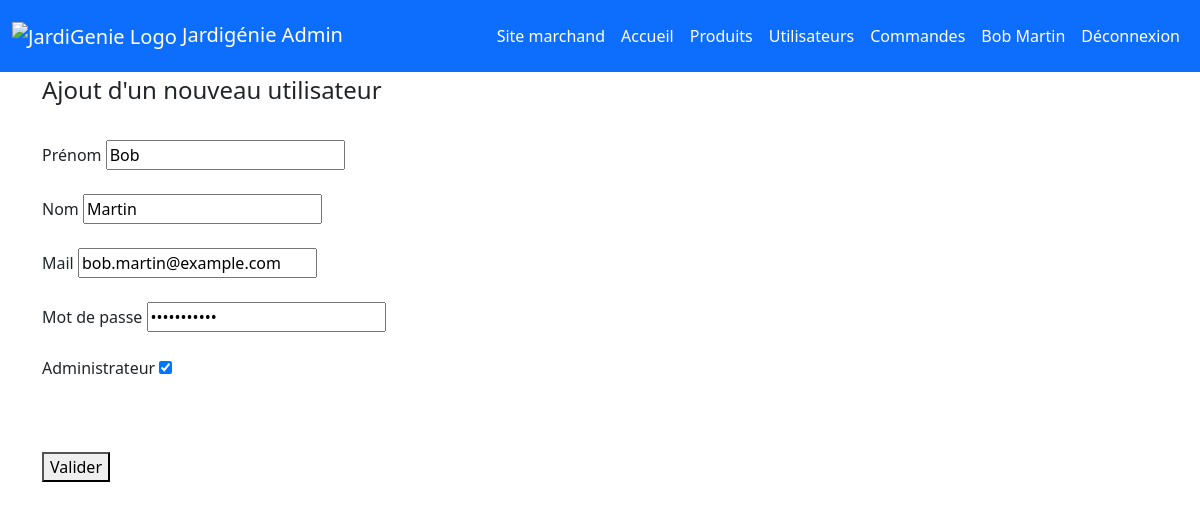
/back_office/index.php?route=editUser&id=2 (signed in), run on the app's committed database.
### tables this page shows
CREATE TABLE users (
    user_id INT AUTO_INCREMENT PRIMARY KEY, 
    first_name VARCHAR(255),
    last_name VARCHAR(255),
    mail VARCHAR(255),
    password VARCHAR(255),
    register_date DATE,
    is_admin BOOLEAN 
);

### back_office/controllers/UserController.php (called while the page is built, shortened)
<?php
class UserController {
    public function displayFormEditUser ($id) {
        $route = 'index.php?route=editUser&ref=editUser&id='.$id;
        $model = new \Models\User();
        $usermodif = $model->getUserById($id);
        $newUser = [
                        'id'            => $usermodif['user_id'],
                        'first_name'    => $usermodif['first_name'],
                        'last_name'     => $usermodif['last_name'],
                        'mail'          => $usermodif['mail'],
                        'password'      => $usermodif['password'],
                        'register_date' => $usermodif['register_date'],
                        'is_admin'      => $usermodif['is_admin']
            ];
            include_once 'views/layout.phtml';
    }
}

### back_office/models/User.php (called while the page is built, shortened)
<?php
class User extends Database {
    public function getUserById($id) {
        $req = "SELECT * FROM users WHERE user_id = ?";
        return $this->findOne($req, [$id]);
    }
}

### back_office/models/Database.php (called while the page is built, shortened)
<?php
class Database {
    protected $bdd;
    public function __construct() {
        $this->bdd = new \PDO('mysql:host=' . DB_HOST . ';dbname=' . DB_NAME . ';charset=utf8', DB_USER, DB_PASS);
    }
    protected function findOne($req, $params=[]) {
        $query = $this->bdd->prepare($req);
        $query->execute($params);
        return $query->fetch();
    }
}

### back_office/views/adduser.phtml (the view, shortened to what this page needs)
<fieldset id='addUser'>
    <legend>Ajout d'un nouveau utilisateur</legend>
    <form enctype="multipart/form-data" class="user-form" method="POST" action="<?=htmlspecialchars($route)?>">
        <br>
        <label for="first_name">Prénom</label>
        <input type="text" name="first_name" value='<?= htmlspecialchars($newUser['first_name']) ?>'>
        <br><br>
        <label for="last_name">Nom</label>
        <input type="text" name="last_name" value='<?= htmlspecialchars($newUser['last_name']) ?>'>
        <br><br>
        <label for="mail">Mail</label>
        <input type="email" name="mail" value='<?= htmlspecialchars($newUser['mail']) ?>'>
        <br><br>
        <label for="password">Mot de passe</label>
        <input type="password" name="password" value='<?= htmlspecialchars($newUser['password']) ?>'>
        <br><br>
        <label for="is_admin">Administrateur</label>
        <input type="checkbox" name="is_admin" value="1" <?= $newUser['is_admin'] ? 'checked' : '' ?>>
        <br><br>
        <br><br>
        <button type="submit" name="submit" class='button'>Valider</button>
    </form>
</fieldset>

### data on the page
users: first_name "Bob", last_name "Martin", mail "bob.martin@example.com", is_admin "☑"

### other printed values
$_SESSION['user']['first_name'] "Bob"
$_SESSION['user']['last_name'] "Martin"
